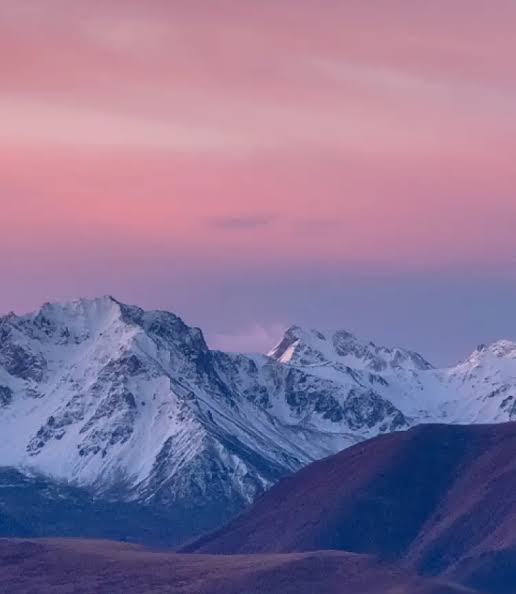
#> input picture images013.jpg, 516 x 594 px, found by its file name
$ jupyter execute CVLAB12.ipynb
#> lines starting #> are read from the running program, lines starting #| are printed output that depends on the picture
[cell 1]
import cv2
import numpy as np
import matplotlib.pyplot as plt


# 1. Load the Images
# Image to be aligned (Query Image)
img1 = cv2.imread('/content/drive/MyDrive/COMPUTER VISION/images013.jpg')
#> img1 is the input picture: shape (594, 516, 3); mean B, G, R 151.1, 116.2, 135.8

# Reference image (Target Image)
img2 = cv2.imread('/content/drive/MyDrive/COMPUTER VISION/images016.jpg')
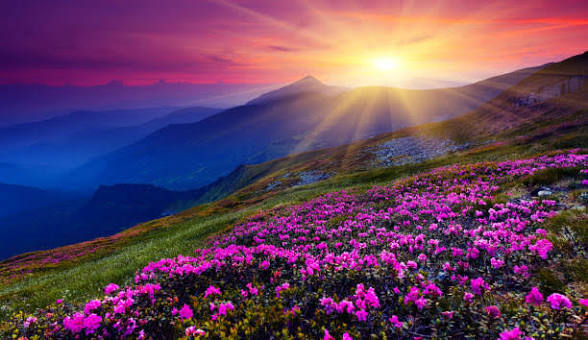
#> input picture images016.jpg, 588 x 340 px, found by its file name
#> img2 is the input picture: shape (340, 588, 3); mean B, G, R 95.4, 66.3, 101.5

# Check whether images are loaded successfully
if img1 is None or img2 is None:
    raise FileNotFoundError("Check the image filenames and paths.")


# 2. Convert Images to RGB for Display
img1_rgb = cv2.cvtColor(img1, cv2.COLOR_BGR2RGB)
img2_rgb = cv2.cvtColor(img2, cv2.COLOR_BGR2RGB)


# 3. Convert Images to Grayscale
gray1 = cv2.cvtColor(img1, cv2.COLOR_BGR2GRAY)
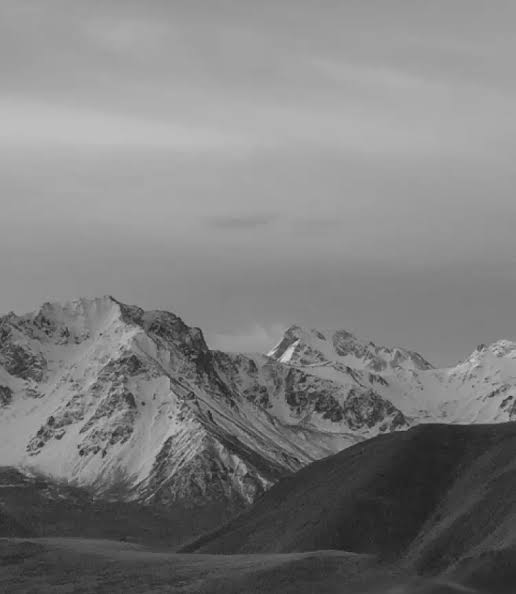
#> gray1: shape (594, 516); min 31, max 217, mean 126
gray2 = cv2.cvtColor(img2, cv2.COLOR_BGR2GRAY)
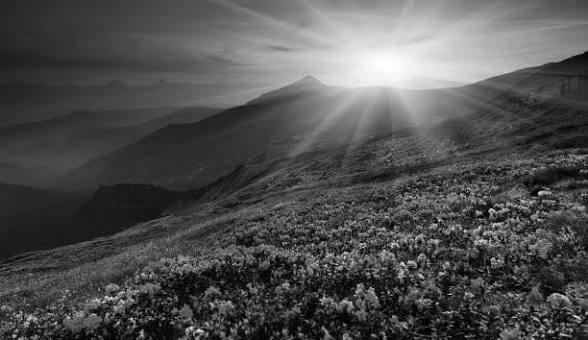
#> gray2: shape (340, 588); min 0, max 255, mean 80.2


# 4. Detect Features using ORB
# Initialize ORB detector
orb = cv2.ORB_create(nfeatures=2000)

# Detect keypoints and descriptors
keypoints1, descriptors1 = orb.detectAndCompute(gray1, None)
#> keypoints1 = 1862 keypoints; strongest (x, y, size): (42, 444, 31), (81, 454, 31), (181, 419, 31), (80, 454, 37.2)
keypoints2, descriptors2 = orb.detectAndCompute(gray2, None)
#> keypoints2 = 1771 keypoints; strongest (x, y, size): (539, 193, 31), (489, 210, 31), (539, 192, 37.2), (492, 209, 31)


# 5. Match Features using BFMatcher
# Hamming distance is used for ORB descriptors
bf = cv2.BFMatcher(
    cv2.NORM_HAMMING,
    crossCheck=True
)

# Match descriptors
if descriptors1 is None or descriptors2 is None:
    raise ValueError("Not enough features detected in the images.")

matches = bf.match(descriptors1, descriptors2)
#> matches = 540 matches

# Sort matches based on distance
matches = sorted(matches, key=lambda x: x.distance)

# Select the top 15% matches
keep_percent = 0.15
num_keep = max(4, int(len(matches) * keep_percent))
#> num_keep = 81

best_matches = matches[:num_keep]
#> best_matches = 81 matches

if len(best_matches) < 4:
    raise ValueError("At least 4 feature matches are required.")


# 6. Visualize Feature Matches (Before RANSAC)
img_matches = cv2.drawMatches(
    img1,
    keypoints1,
    img2,
    keypoints2,
    best_matches,
    None,
    flags=cv2.DrawMatchesFlags_NOT_DRAW_SINGLE_POINTS
)
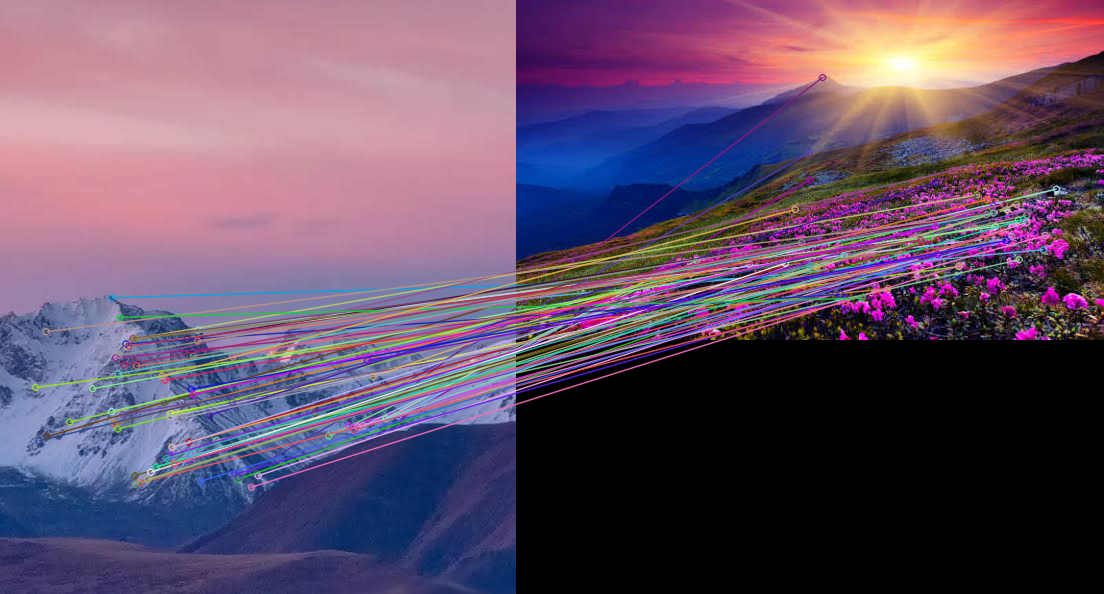
#> img_matches: shape (594, 1104, 3); mean B, G, R 102.3, 78.3, 99.1

plt.figure(figsize=(15, 10))
plt.imshow(cv2.cvtColor(img_matches, cv2.COLOR_BGR2RGB))
plt.title(f"Top {num_keep} Raw Matches (Before RANSAC)")
plt.axis('off')
plt.show()


# 7. Extract Matched Point Coordinates
points1 = np.zeros((len(best_matches), 2), dtype=np.float32)
#> points1 = 81 pairs, first value 0 to 0, second value 0 to 0
points2 = np.zeros((len(best_matches), 2), dtype=np.float32)
#> points2 = 81 pairs, first value 0 to 0, second value 0 to 0

for i, match in enumerate(best_matches):

    # Points from image to be aligned
    points1[i, :] = keypoints1[match.queryIdx].pt

    # Points from reference image
    points2[i, :] = keypoints2[match.trainIdx].pt
#> this loop made 81 passes
#> after the loop, points1 = 81 pairs, first value 35 to 400.1, second value 297.4 to 486.7; points2 = 81 pairs, first value 96 to 540, second value 77.14 to 301.2


# 8. Compute Homography Matrix using RANSAC
h_matrix, mask = cv2.findHomography(
    points1,
    points2,
    cv2.RANSAC,
    5.0
)
#> h_matrix = [[0.163, -1.24, 476.6], [0.0707, -0.544, 209.3], [0.000338, -0.0026, 1]]; mask = 81 values, max 1 at index 7, min 0 at index 0, mean 0.0988

if h_matrix is None or mask is None:
    raise ValueError("Homography calculation failed. Try different images.")


# Count RANSAC inliers
matches_mask = mask.ravel().tolist()
#> matches_mask has the same summary as mask
inliers_count = np.sum(matches_mask)
#> inliers_count = 8

print("Total Matches:", len(best_matches))
#| Total Matches: 81
print("Inliers found by RANSAC:", inliers_count)
#| Inliers found by RANSAC: 8
print("Homography Matrix:")
print(h_matrix)
#| [[ 1.63263526e-01 -1.24131713e+00  4.76612221e+02]
#|  [ 7.07110716e-02 -5.44243097e-01  2.09312246e+02]
#|  [ 3.37684295e-04 -2.60320613e-03  1.00000000e+00]]


# 9. Apply Homography (Image Alignment)
height, width = img2.shape[:2]
#> height = 340; width = 588

aligned_img = cv2.warpPerspective(
    img1,
    h_matrix,
    (width, height)
)
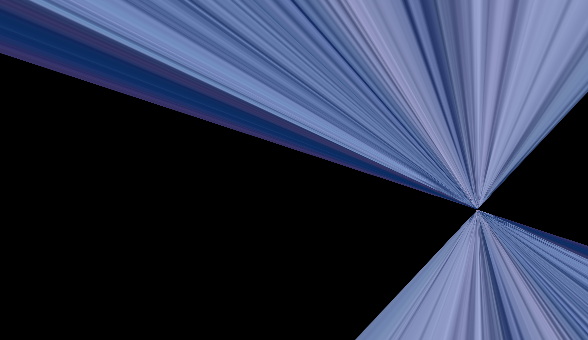
#> aligned_img: shape (340, 588, 3); mean B, G, R 78.1, 54, 45.8


# 10. Display Final Results
plt.figure(figsize=(15, 10))

# Reference Image
plt.subplot(1, 2, 1)
plt.imshow(img2_rgb)
plt.title("Reference Image (Target)")
plt.axis('off')

# Aligned Image
plt.subplot(1, 2, 2)
plt.imshow(cv2.cvtColor(aligned_img, cv2.COLOR_BGR2RGB))
plt.title("Aligned Image (Result)")
plt.axis('off')

plt.tight_layout()
plt.show()
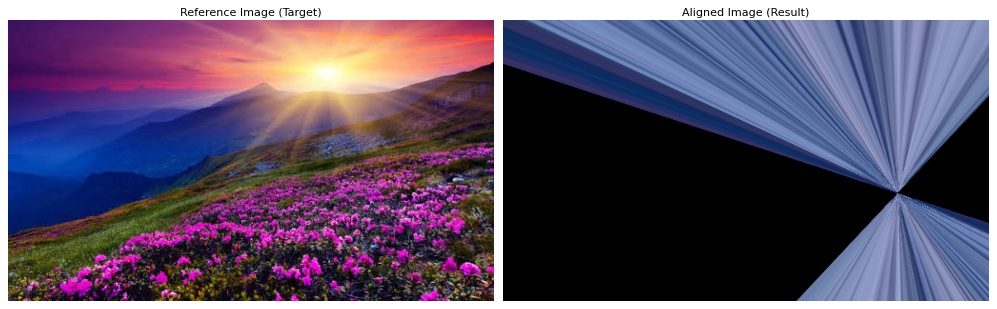
#> figure drawn by matplotlib, 2 panels
